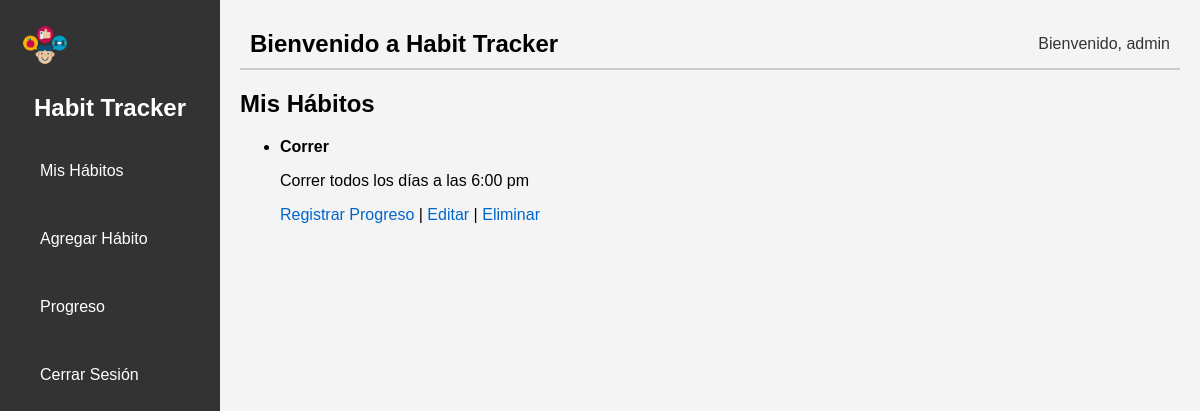
Before: /mis-habitos/mis-habitos/ (signed in) with the older database file.
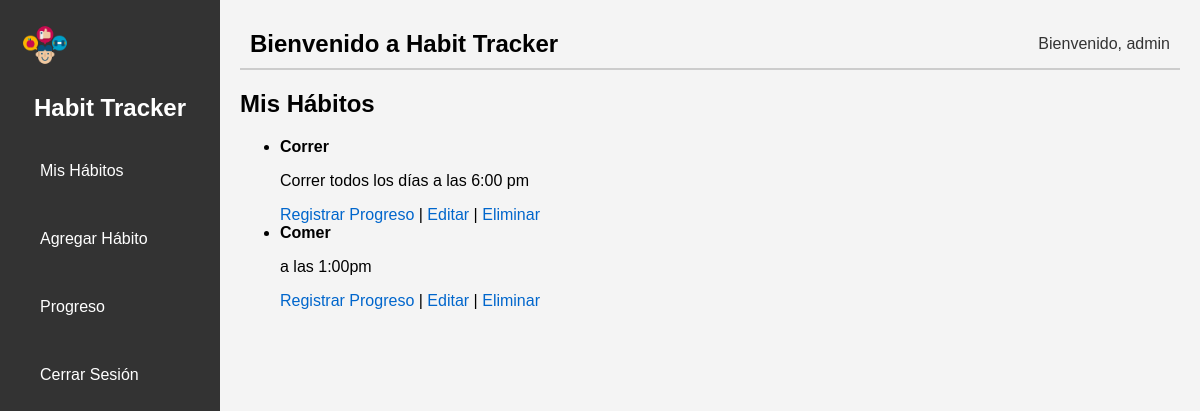
After: the same page with the newer database file.
### tracker/models.py (models this page shows, shortened)
class Hábito(models.Model):
    nombre = models.CharField(max_length=100)
    descripcion = models.TextField()
    usuario = models.ForeignKey(User, on_delete=models.CASCADE)
    frecuencia = models.CharField(max_length=20, choices=[('diario', 'Diario'), ('semanal', 'Semanal')])

### tracker/views.py (the view)
# urls.py: path('mis-habitos/', views.listar_habitos, name='listar_habitos'),
@login_required
def listar_habitos(request):
    hábitos = Hábito.objects.filter(usuario=request.user)
    return render(request, 'tracker/listar_habitos.html', {'hábitos': hábitos})

### tracker/templates/tracker/listar_habitos.html (shortened to what this page needs)
{% extends 'base.html' %}
{% block content %}
    <h2>Mis Hábitos</h2>
    <ul class="habit-list">
        {% for hábito in hábitos %}
            <li class="habit-item">
                <strong>{{ hábito.nombre }}</strong>
                <p>{{ hábito.descripcion }}</p>
                <div class="habit-actions">
                    <a href="{% url 'registrar_habito' hábito.id %}">Registrar Progreso</a> |
                    <a href="{% url 'editar_habito' hábito.id %}">Editar</a> |
                    <a href="{% url 'eliminar_habito' hábito.id %}">Eliminar</a>
                </div>
            </li>
        {% endfor %}
    </ul>
{% endblock %}

### tracker/templates/base.html (shortened to what this page needs)
{% load static %}
<!DOCTYPE html>
<html lang="es">
<head>
    <link rel="stylesheet" href="{% static 'css/style.css' %}">
</head>
<body>
    <aside class="sidebar">
        <div class="sidebar-header">
            <img src="{% static 'images/logo.png' %}" alt="Logo" class="logo">
            <h2>Habit Tracker</h2>
        </div>
        <nav class="sidebar-nav">
            <ul>
                <li><a href="{% url 'listar_habitos' %}">Mis Hábitos</a></li>
                <li><a href="{% url 'agregar_habito' %}">Agregar Hábito</a></li>
                <li><a href="{% url 'progress' %}">Progreso</a></li>
                <li><a href="{% url 'logout' %}">Cerrar Sesión</a></li>
            </ul>
        </nav>
    </aside>
    <main class="main-content">
        <header class="header">
            <div class="header-left">
                <h1>Bienvenido a Habit Tracker</h1>
            </div>
            <div class="header-right">
                <span>Bienvenido, {{ user.username }}</span>
            </div>
        </header>
        <div class="content">
            {% block content %}{% endblock %}
        </div>
    </main>
</body>
</html>

### static/css/style.css (style rules this page uses)
body { font-family: Arial, sans-serif; margin: 0; padding: 0; background-color: #f4f4f4; }
.sidebar { background-color: #333; color: white; width: 220px; height: 100%; position: fixed; padding: 20px; box-sizing: border-box; display: flex; flex-direction: column; }
.sidebar .logo { width: 50px; margin-bottom: 20px; }
.sidebar h2 { font-size: 24px; margin: 0; text-align: center; margin-bottom: 20px; }
.sidebar-nav ul { list-style: none; padding: 0; margin: 0; }
.sidebar-nav li { padding: 10px; margin-bottom: 10px; }
.sidebar-nav a { color: white; text-decoration: none; display: block; padding: 10px; border-radius: 5px; }
.main-content { margin-left: 220px; padding: 20px; box-sizing: border-box; }
.header { display: flex; justify-content: space-between; background-color: #f4f4f4; padding: 10px; border-bottom: 2px solid #ccc; }
.header h1 { margin: 0; font-size: 24px; }
.header-right { display: flex; align-items: center; font-size: 16px; color: #333; }
.content { margin-top: 20px; }
.content a { color: #0066cc; text-decoration: none; }

Changed rows visible on the page:
added Hábito: nombre "Comer", descripcion "a las 1:00pm"
